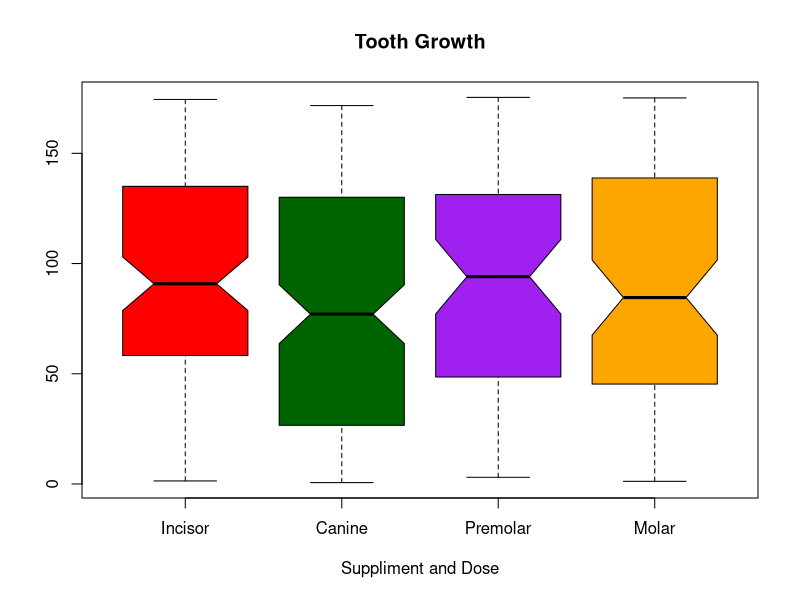

This figure's R source:
x <- runif(100, 0.1, 175.5)
y <- runif(150, 0.1, 175.5)
z <- runif(60, 0.1, 175.5)
a <- runif(75, 0.1, 175.5)

boxplot(x,y,z,a,notch=TRUE, 
	names=c("Incisor", "Canine", "Premolar", "Molar"),
	col=(c("red","darkgreen","purple","orange")),
	main="Tooth Growth",
	xlab="Suppliment and Dose"
)

